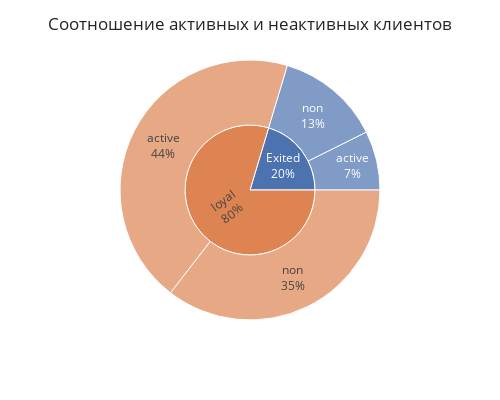

Notebook cell for this chart:
### Markdown cell above
## Задание 8
Как влияет наличие статуса активного клиента на отток клиентов? Постройте диаграмму, иллюстрирующую это. Что бы вы предложили банку, чтобы уменьшить отток клиентов среди неактивных?

### Code cell
pie_data = churn_df.groupby(by="IsActiveMember", as_index=False)["Exited"].value_counts()
pie_data["IsActiveMember"] = pie_data["IsActiveMember"].apply(lambda x: "active" if x else "non")
pie_data.sort_values(by="Exited", ascending=True)

pie_data["Exited"] = pie_data["Exited"].apply(lambda x: "Exited" if x else "loyal")
fig = px.sunburst(pie_data, values="count", path=["Exited", "IsActiveMember"], 
                  labels=["active", "noactive"], template='seaborn',height=400, width=500)
fig.update_layout(title={
        'text': "Соотношение активных и неактивных клиентов"}
)
fig.update_traces(sort=False) 
fig.update_traces(textinfo="label+percent entry")
fig.show()
fig.write_html("plotly/pie_8.html")

### Figure 1 — Plotly figure (JSON) as saved in the notebook; plotly's stock layout.template omitted (floating-point values rounded to 4 significant figures)
{"data": [{"branchvalues": "total", "domain": {"x": [0, 1], "y": [0, 1]}, "hovertemplate": "labels=%{label}<br>count=%{value}<br>parent=%{parent}<br>id=%{id}<extra></extra>", "ids": ["Exited/active", "loyal/active", "Exited/non", "loyal/non", "Exited", "loyal"], "labels": ["active", "active", "non", "non", "Exited", "loyal"], "name": "", "parents": ["Exited", "loyal", "Exited", "loyal", "", ""], "sort": false, "textinfo": "label+percent entry", "type": "sunburst", "values": [735, 4416, 1302, 3547, 2037, 7963]}], "layout": {"height": 400, "legend": {"tracegroupgap": 0}, "margin": {"t": 60}, "title": {"text": "Соотношение активных и неактивных клиентов"}, "width": 500}}
